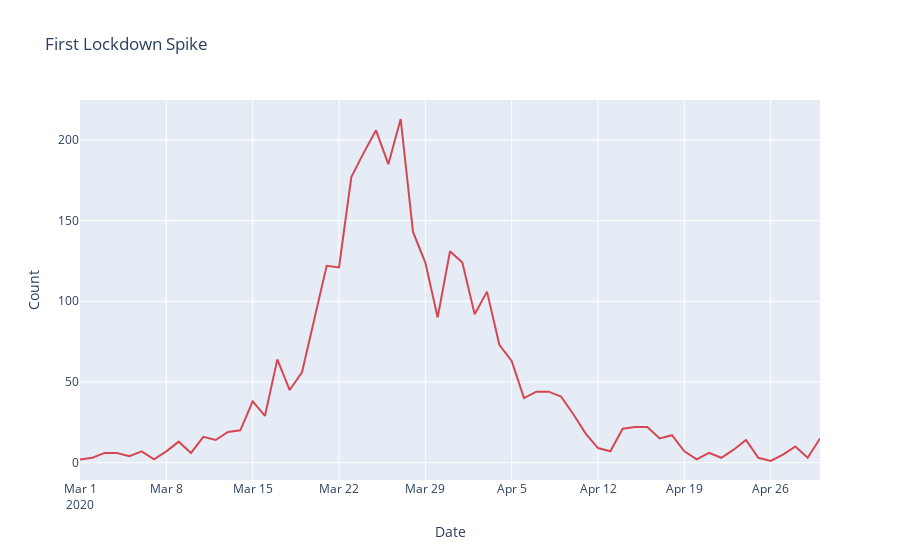

This figure's notebook cell:
### Code cell
plot_dataset(df[(df.index <'2020-05-01') & (df.index >='2020-03-01')], 'count', 'First Lockdown Spike')
